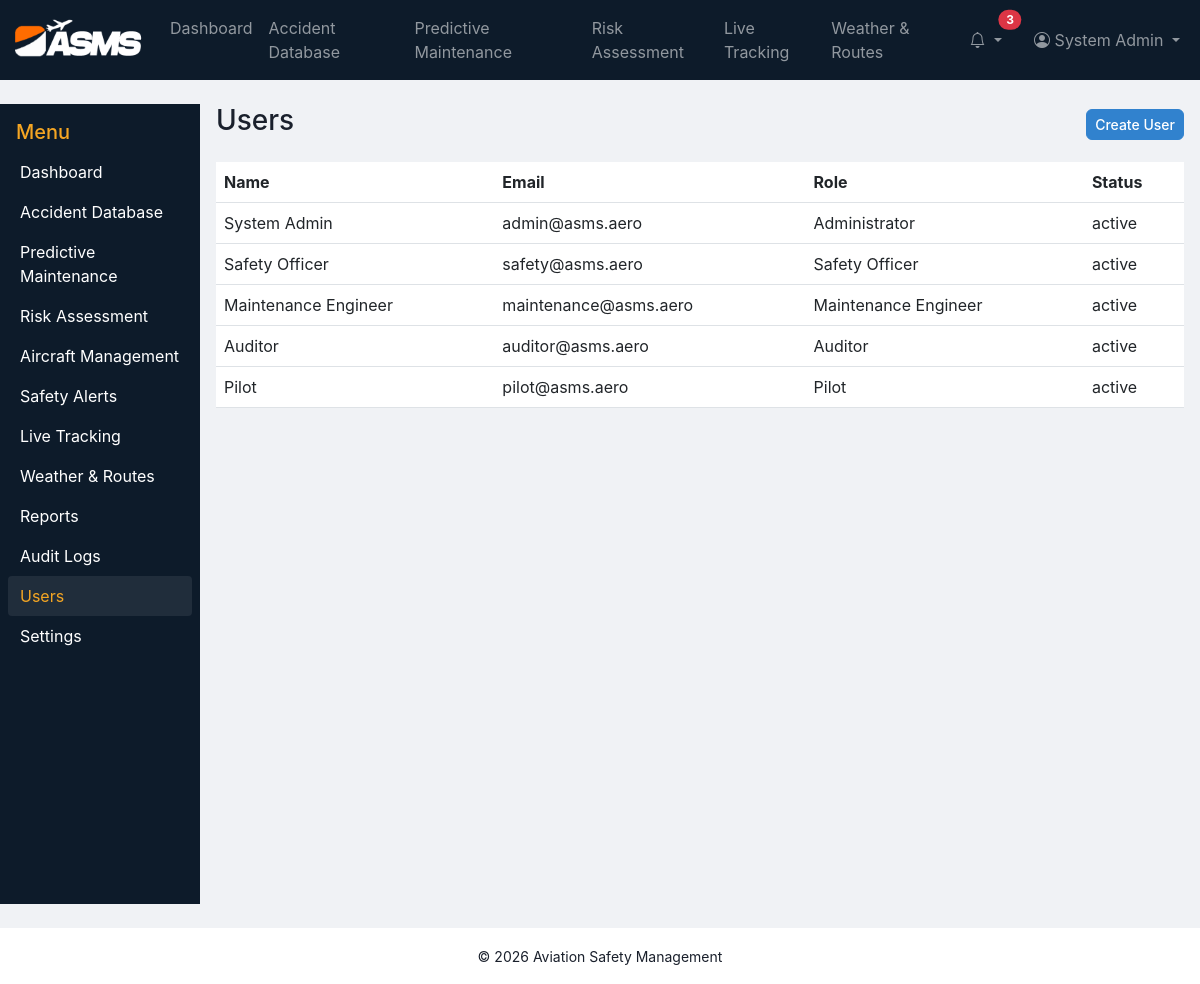
The app's page /asms/index.php?page=users (signed in) with its own data.
### tables this page shows
CREATE TABLE `users` (
  `id` int(11) NOT NULL,
  `role_id` int(11) NOT NULL,
  `full_name` varchar(150) NOT NULL,
  `email` varchar(150) NOT NULL,
  `password_hash` varchar(255) NOT NULL,
  `status` enum('active','inactive') DEFAULT 'active',
  `last_login` datetime DEFAULT NULL,
  `created_at` timestamp NOT NULL DEFAULT current_timestamp()
);

CREATE TABLE `roles` (
  `id` int(11) NOT NULL,
  `name` varchar(100) NOT NULL,
  `description` text DEFAULT NULL,
  `created_at` timestamp NOT NULL DEFAULT current_timestamp()
);

### asms/controllers/UserController.php (called while the page is built, shortened)
<?php
class UserController {
    public function index(){ $db=Database::getInstance()->getConnection(); $users=$db->query('SELECT u.*, r.name role FROM users u LEFT JOIN roles r ON r.id=u.role_id')->fetchAll(); require __DIR__ . '/../views/users/index.php'; }
}

### asms/includes/functions.php (called while the page is built, shortened)
<?php
function e($str) {
    return htmlspecialchars($str, ENT_QUOTES, 'UTF-8');
}

### asms/views/users/index.php (the view)
<?php require_once __DIR__ . '/../layouts/header.php'; ?>
<?php require_once __DIR__ . '/../layouts/sidebar.php'; ?>
<div class="d-flex justify-content-between align-items-center"><h3>Users</h3><a class="btn btn-sm btn-primary" href="?page=users&action=create">Create User</a></div>
<table class="table mt-3"><thead><tr><th>Name</th><th>Email</th><th>Role</th><th>Status</th></tr></thead><tbody>
<?php foreach($users as $u): ?>
  <tr><td><?php echo e($u['full_name']); ?></td><td><?php echo e($u['email']); ?></td><td><?php echo e($u['role']); ?></td><td><?php echo e($u['status']); ?></td></tr>
<?php endforeach; ?></tbody></table>
<?php require_once __DIR__ . '/../layouts/footer.php'; ?>

### asms/assets/css/style.css (style rules this page uses)
body { background: #f0f2f5; color:#1a202c; font-family: -apple-system, BlinkMacSystemFont, 'Segoe UI', Roboto, 'Helvetica Neue', Arial, sans-serif; }
.btn { border-radius: 6px; font-weight: 500; transition: all 0.2s ease; }
.btn-primary { background: #3182ce; border-color: #3182ce; }
.table { border-collapse: collapse; }
.table tbody tr { transition: all 0.2s ease; }

### records on screen
users: full_name "System Admin", email "admin@asms.aero", role.name "Administrator", status "active"
users: full_name "Safety Officer", email "safety@asms.aero", role.name "Safety Officer", status "active"
users: full_name "Maintenance Engineer", email "maintenance@asms.aero", role.name "Maintenance Engineer", status "active"
users: full_name "Auditor", email "auditor@asms.aero", role.name "Auditor", status "active"
users: full_name "Pilot", email "pilot@asms.aero", role.name "Pilot", status "active"

### other values on screen
$label "Dashboard"
$label "Accident Database"
$label "Predictive Maintenance"
$label "Risk Assessment"
$label "Aircraft Management"
$label "Safety Alerts"
$label "Live Tracking"
$label "Weather & Routes"
$label "Reports"
$label "Audit Logs"
$label "Users"
$label "Settings"
